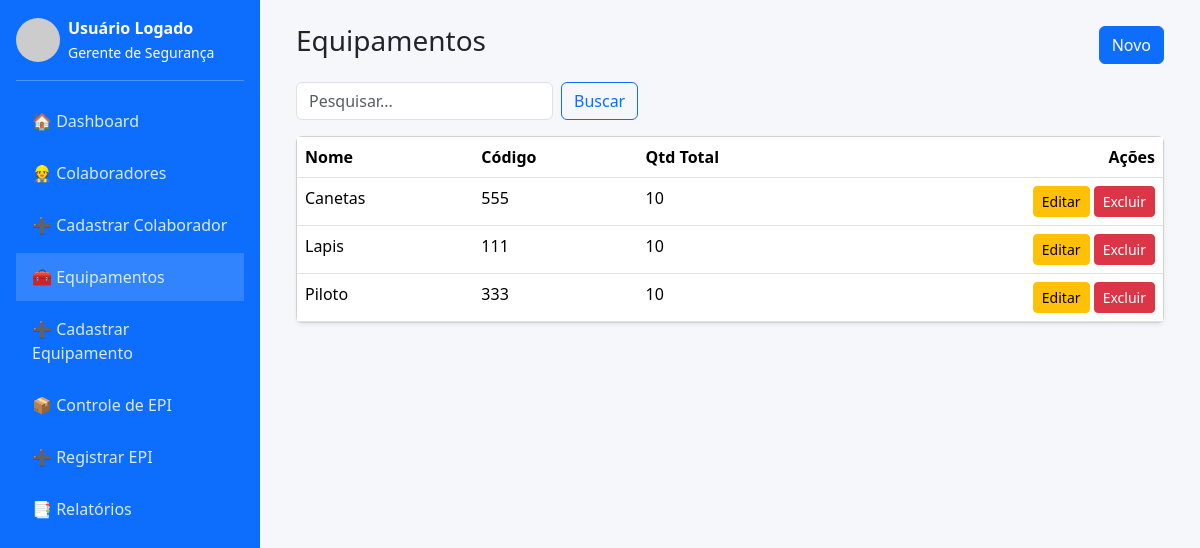
/equipamentos/, run on the app's committed database.
### core/models.py (models this page shows, shortened)
class Equipamento(models.Model):
    nome = models.CharField(max_length=200)
    codigo = models.CharField(max_length=50, unique=True)
    descricao = models.TextField(blank=True)
    quantidade_total = models.PositiveIntegerField(default=1)

### core/views.py (the view)
# urls.py: path('equipamentos/', views.equipamentos_list, name='equipamentos_list'),
def equipamentos_list(request):
    q = request.GET.get('q','')
    qs = Equipamento.objects.all()
    if q:
        qs = qs.filter(Q(nome__icontains=q)|Q(codigo__icontains=q)|Q(descricao__icontains=q))
    return render(request, 'core/equipamentos_list.html', {'objetos': qs, 'q': q})

### core/templates/core/equipamentos_list.html (shortened to what this page needs)
{% extends 'core/base.html' %}{% block content %}
<div class="container">
  <div class="d-flex justify-content-between align-items-center mb-3"><h3>Equipamentos</h3><a class="btn btn-primary" href="{% url 'core:equipamentos_create' %}">Novo</a></div>
  <form class="row g-2 mb-3" method="get"><div class="col-auto"><input type="text" class="form-control" name="q" placeholder="Pesquisar..." value="{{ q }}"></div><div class="col-auto"><button class="btn btn-outline-primary">Buscar</button></div></form>
  <div class="card shadow-sm"><div class="table-responsive"><table class="table table-hover mb-0">
    <thead><tr><th>Nome</th><th>Código</th><th>Qtd Total</th><th class="text-end">Ações</th></tr></thead>
    <tbody>
      {% for obj in objetos %}
      <tr>
        <td>{{ obj.nome }}</td><td>{{ obj.codigo }}</td><td>{{ obj.quantidade_total }}</td>
        <td class="text-end">
          <a class="btn btn-sm btn-warning" href="{% url 'core:equipamentos_update' obj.pk %}">Editar</a>
          <button class="btn btn-sm btn-danger" data-bs-toggle="modal" data-bs-target="#deleteModal{{ obj.pk }}">Excluir</button>
          {% url 'core:equipamentos_delete' obj.pk as del_url %}
        </td>
      </tr>
      {% empty %}<tr><td colspan="4" class="text-center">Nenhum registro</td></tr>{% endfor %}
    </tbody>
  </table></div></div>
</div>{% endblock %}

### core/templates/core/base.html (style rules this page uses)
body { background: #f6f7fb; }

### data on the page
Equipamento: nome "Canetas", codigo "555", quantidade_total "10"
Equipamento: nome "Lapis", codigo "111", quantidade_total "10"
Equipamento: nome "Piloto", codigo "333", quantidade_total "10"
